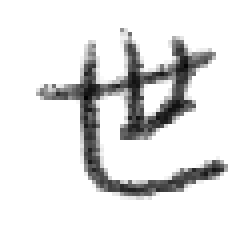
#> input picture chinese_characters_training/世/415.png, 63 x 57 px (shown 4 times larger); its folder holds only this picture in this run
$ python -i boxes.py   (imports and definitions only)
#> lines starting #> are read from the running program, lines starting #| are printed output that depends on the picture; after the words box and inside, x2 and y2 are one past the last pixel; in counts of white or black regions, pixels touching at a corner belong together
import cv2
import os
import glob

def process_image(input_path, output_dir):
#> called with input_path = '../chinese_characters_training/世/415.png', output_dir = 'out.png'
    filename = os.path.basename(input_path)
    base_filename = os.path.splitext(filename)[0]

    output_dir = os.path.join(output_dir, base_filename)
    if not os.path.exists(output_dir):
        os.makedirs(output_dir)

    print(f"Processing {filename}...")

    img = cv2.imread(input_path)
#> img is the input picture: shape (57, 63, 3); min 1, max 255, mean 226.8
    if img is None:
        print(f"Error: Could not read image {input_path}")
        return

    cv2.imwrite(os.path.join(output_dir, "original.jpg"), img)

    # Convert to grayscale
    gray = cv2.cvtColor(img, cv2.COLOR_BGR2GRAY)
    cv2.imwrite(os.path.join(output_dir, "grayscale.jpg"), gray)

    # Enhance contrast
    clahe = cv2.createCLAHE(clipLimit=2.0, tileGridSize=(8,8))
    enhanced = clahe.apply(gray)
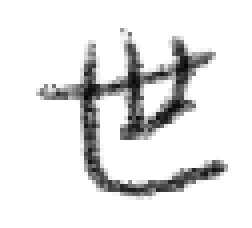
#> enhanced: shape (57, 63) (shown 4 times larger); min 6, max 255, mean 228.9
    cv2.imwrite(os.path.join(output_dir, "enhanced.jpg"), enhanced)

    # Apply adaptive thresholding
    thresh = cv2.adaptiveThreshold(enhanced, 255, cv2.ADAPTIVE_THRESH_GAUSSIAN_C,
                                cv2.THRESH_BINARY_INV, 21, 1)
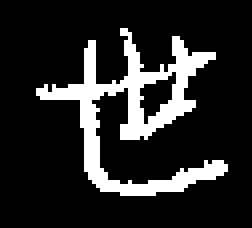
#> thresh: shape (57, 63) (shown 4 times larger); 15.7% white; 1 white region, box (x1, y1, x2, y2) and area: (9, 7, 57, 49) 562
    cv2.imwrite(os.path.join(output_dir, "threshold.jpg"), thresh)

    # Detect grid lines
    horizontal_kernel = cv2.getStructuringElement(cv2.MORPH_RECT, (35, 1))
    vertical_kernel = cv2.getStructuringElement(cv2.MORPH_RECT, (1, 35))

    horizontal_lines = cv2.morphologyEx(thresh, cv2.MORPH_OPEN, horizontal_kernel, iterations=3)
#> horizontal_lines: shape (57, 63); every value is 0
    cv2.imwrite(os.path.join(output_dir, "horizontal_lines.jpg"), horizontal_lines)

    vertical_lines = cv2.morphologyEx(thresh, cv2.MORPH_OPEN, vertical_kernel, iterations=3)
    cv2.imwrite(os.path.join(output_dir, "vertical_lines.jpg"), vertical_lines)

    grid = cv2.add(horizontal_lines, vertical_lines)

    kernel = cv2.getStructuringElement(cv2.MORPH_RECT, (3, 3))
    grid = cv2.dilate(grid, kernel, iterations=2)
    cv2.imwrite(os.path.join(output_dir, "grid_lines.jpg"), grid)

    # Find the main grid
    contours, _ = cv2.findContours(grid, cv2.RETR_EXTERNAL, cv2.CHAIN_APPROX_SIMPLE)
#> contours = []

    if not contours:
        print("No grid contours found. Using full image as fallback.")
        h, w = img.shape[:2]
#> h = 57; w = 63
        x, y, w, h = 0, 0, w, h
#> x = 0; y = 0
    else:
        contours = sorted(contours, key=cv2.contourArea, reverse=True)
        main_grid = contours[0]
        x, y, w, h = cv2.boundingRect(main_grid)

    bbox_img = img.copy()
    cv2.rectangle(bbox_img, (x, y), (x+w, y+h), (0, 0, 255), 2)
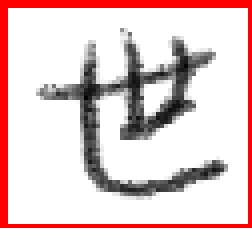
#> bbox_img: shape (57, 63, 3) (shown 4 times larger); 9.77% of pixels changed, all inside (x1, y1, x2, y2) = (0, 0, 63, 57)
    cv2.imwrite(os.path.join(output_dir, "bounding_box.jpg"), bbox_img)

    main_grid_img = img[y:y+h, x:x+w].copy()
    cv2.imwrite(os.path.join(output_dir, "main_grid.jpg"), main_grid_img)

    # Define grid dimensions
    num_rows = 14
    num_cols = 10

    cell_height = h // num_rows
#> cell_height = 4
    cell_width = w // num_cols
#> cell_width = 6

    # Create a copy for visualization
    visualization = main_grid_img.copy()

    # Create a separate threshold image for the entire grid for better character detection
    main_grid_gray = cv2.cvtColor(main_grid_img, cv2.COLOR_BGR2GRAY)
    _, main_grid_thresh = cv2.threshold(main_grid_gray, 0, 255, cv2.THRESH_BINARY_INV+cv2.THRESH_OTSU)
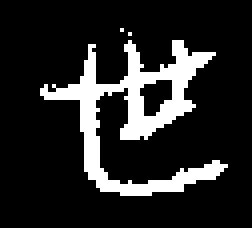
#> main_grid_thresh: shape (57, 63) (shown 4 times larger); 15.3% white; 3 white regions (2 under 20 px), largest, box (x1, y1, x2, y2) and area: (10, 10, 57, 49) 546
    cv2.imwrite(os.path.join(output_dir, "main_grid_thresh.jpg"), main_grid_thresh)

    cell_count = 0
    for row in range(num_rows):
        for col in range(num_cols):
            cell_x = x + col * cell_width
            cell_y = y + row * cell_height

            # Extract the cell from the original image
            cell_img = img[cell_y:cell_y+cell_height, cell_x:cell_x+cell_width].copy()

            # Save the original cell
            orig_cell_filename = f"cell_orig_r{row}_c{col}.jpg"
            cv2.imwrite(os.path.join(output_dir, orig_cell_filename), cell_img)

            # Convert cell to grayscale for character detection
            cell_gray = cv2.cvtColor(cell_img, cv2.COLOR_BGR2GRAY)

            # Apply blur to reduce noise
            cell_blur = cv2.GaussianBlur(cell_gray, (5, 5), 0)

            # Apply Otsu's thresholding to isolate the character
            _, cell_thresh = cv2.threshold(cell_blur, 0, 255, cv2.THRESH_BINARY_INV+cv2.THRESH_OTSU)

            # Save thresholded cell for debugging
            thresh_filename = f"thresh_r{row}_c{col}.jpg"
            cv2.imwrite(os.path.join(output_dir, thresh_filename), cell_thresh)

            # Find non-zero pixels (the character)
            non_zero = cv2.findNonZero(cell_thresh)

            if non_zero is not None and len(non_zero) > 0:
                # Get the bounding box of all non-zero pixels
                x_c, y_c, w_c, h_c = cv2.boundingRect(non_zero)

                # Add padding around the character
                padding = 5
                min_x = max(0, x_c - padding)
                min_y = max(0, y_c - padding)
                max_x = min(cell_img.shape[1], x_c + w_c + padding)
                max_y = min(cell_img.shape[0], y_c + h_c + padding)

                # Crop to the character's bounding box
                char_img = cell_img[min_y:max_y, min_x:max_x]

                # Draw the detected character boundary on the visualization
                abs_min_x = (col * cell_width) + min_x
                abs_min_y = (row * cell_height) + min_y
                abs_max_x = (col * cell_width) + max_x
                abs_max_y = (row * cell_height) + max_y
                cv2.rectangle(visualization, (abs_min_x, abs_min_y), (abs_max_x, abs_max_y), (0, 0, 255), 2)

                # Save the cropped character
                char_filename = f"char_r{row}_c{col}.jpg"
                cv2.imwrite(os.path.join(output_dir, char_filename), char_img)
            else:
                # If no character found, save the original cell
                char_filename = f"char_r{row}_c{col}.jpg"
                cv2.imwrite(os.path.join(output_dir, char_filename), cell_img)

            # Draw the cell boundary on the visualization
            start_point = (col * cell_width, row * cell_height)
            end_point = ((col + 1) * cell_width, (row + 1) * cell_height)
            cv2.rectangle(visualization, start_point, end_point, (0, 255, 0), 1)

            cell_count += 1
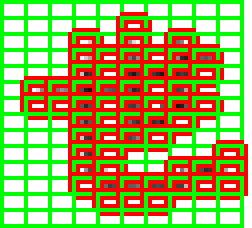
#> visualization: shape (57, 63, 3) (shown 4 times larger); mean B, G, R 87.7, 176.1, 162.4
#> after the loop, cell_count = 140

    cv2.imwrite(os.path.join(output_dir, "char_boundaries.jpg"), visualization)

    print(f"Extracted and saved {cell_count} cells to '{output_dir}' directory")
#| Extracted and saved 140 cells to 'out.png/415' directory
    print(f"Cropped characters based on their actual boundaries")

def main():
    output_base_dir = "uploaded_extracted_cells"
    if not os.path.exists(output_base_dir):
        os.makedirs(output_base_dir)

    sample_dir = "./uploads"
    image_pattern = os.path.join(sample_dir, "*.png")

    image_files = glob.glob(image_pattern)

    # If you want to process specific files only, uncomment and adjust this:
    # image_files = ['./data/samples/Prompts 3-1.png', './data/samples/Prompts 3-2.png', './data/samples/Prompts 3-3.png']

    if not image_files:
        print(f"No PNG files found in {sample_dir}")
        return

    print(f"Found {len(image_files)} PNG files to process")

    for image_path in image_files:
        process_image(image_path, output_base_dir)

    print("Processing complete!")

# [2 lines not run here, left out]

>>> result = process_image('../chinese_characters_training/世/415.png', 'out.png')
